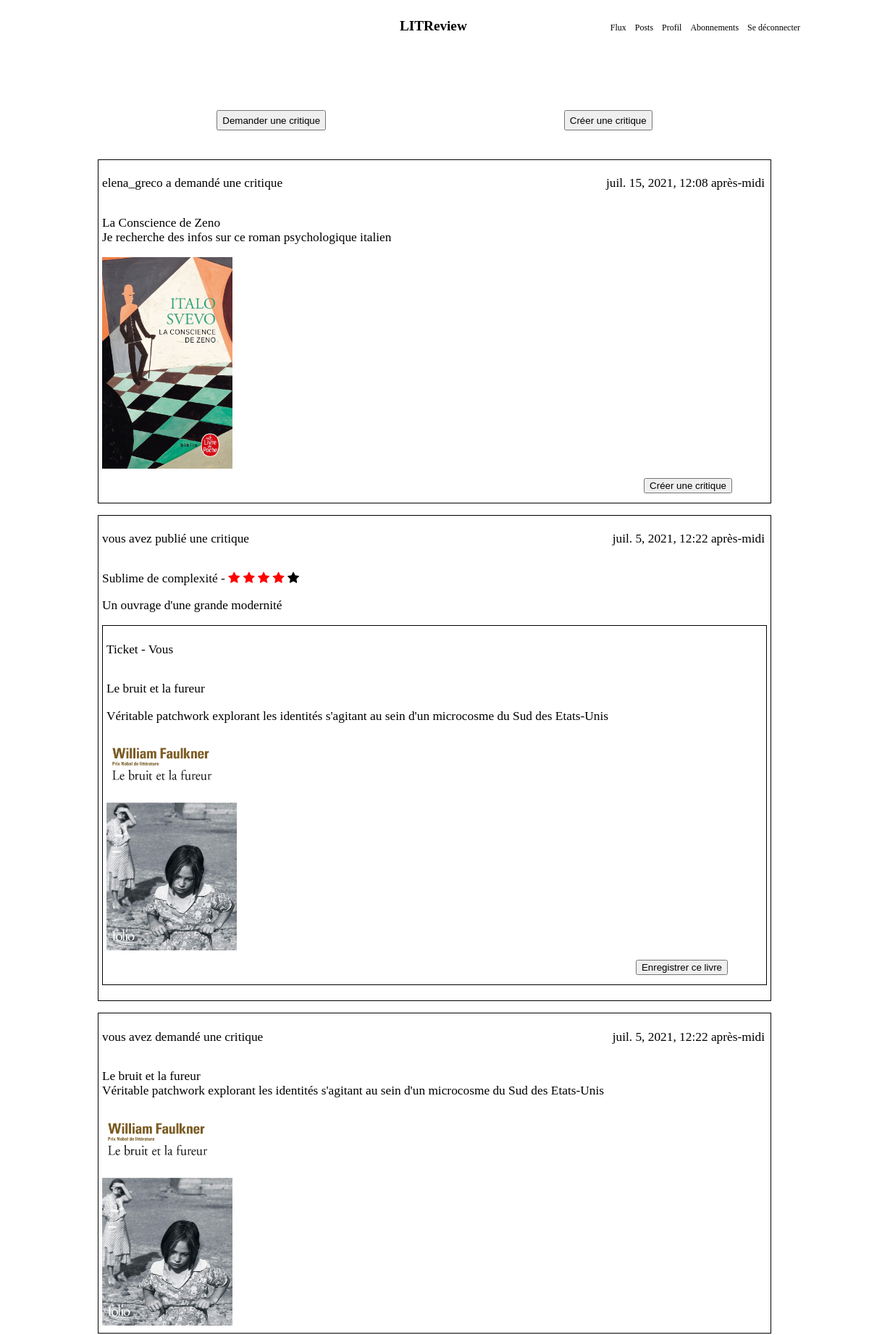
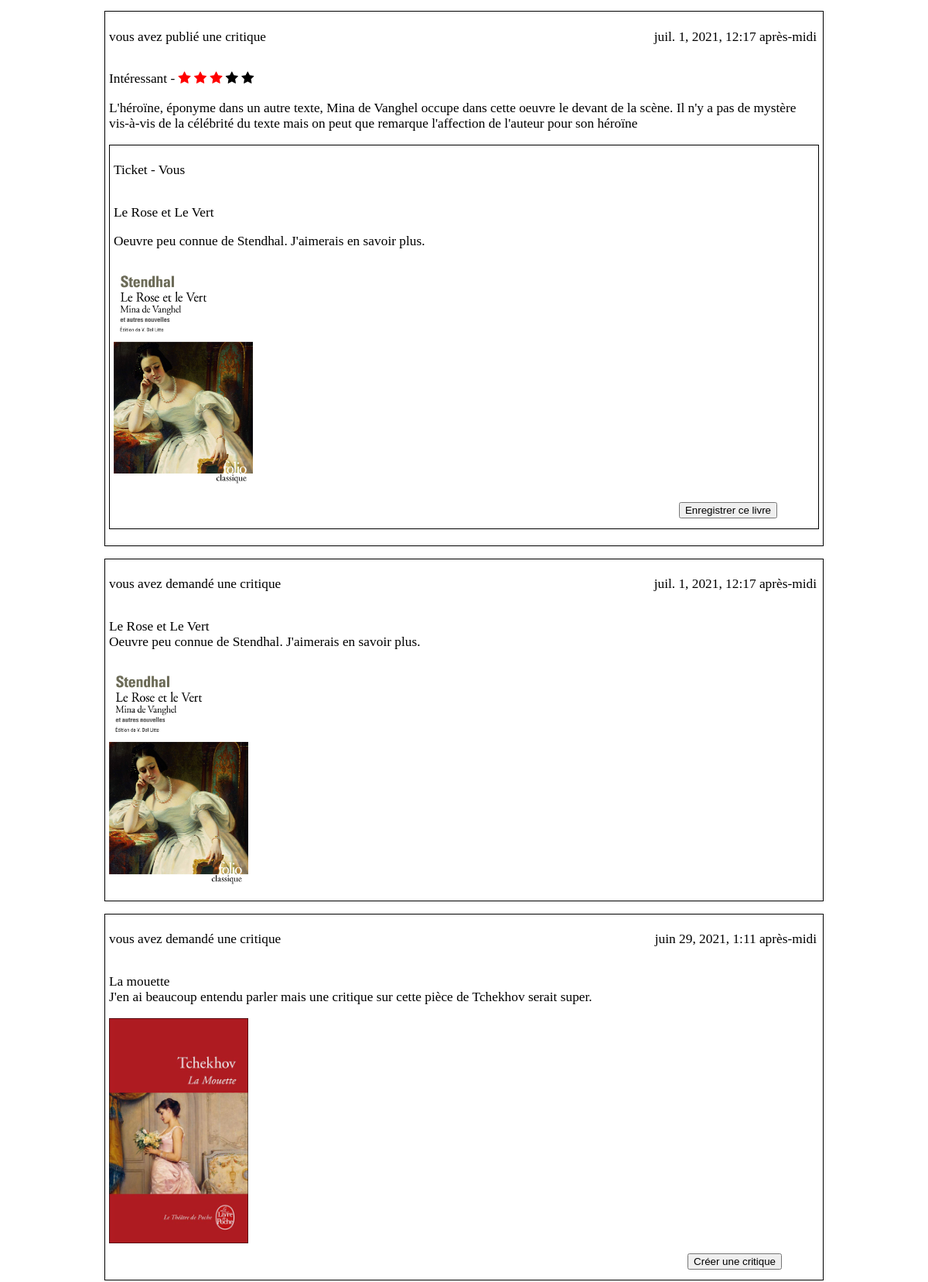
The page /flux/ (signed in, upper part) on the database its author committed (2 pictures, top to bottom).
### feed/models.py (models this page shows)
class Ticket(models.Model):
    title = models.CharField(max_length=128)
    description = models.TextField(max_length=2048, blank=True)
    user = models.ForeignKey(to=settings.AUTH_USER_MODEL, on_delete=models.CASCADE)
    image = models.ImageField(null=True, blank=True, upload_to="images/")
    time_created = models.DateTimeField(auto_now_add=True)

class Review(models.Model):
    ticket = models.ForeignKey(to=Ticket, on_delete=models.CASCADE)
    rating = models.PositiveSmallIntegerField(
        validators=[MinValueValidator(0), MaxValueValidator(5)]
    )
    headline = models.CharField(max_length=128)
    body = models.CharField(max_length=8192, blank=True)
    user = models.ForeignKey(to=settings.AUTH_USER_MODEL, on_delete=models.CASCADE)
    time_created = models.DateTimeField(auto_now_add=True)

### feed/views.py (the view, shortened to what this page needs)
# urls.py: path("flux/", include("feed.urls")),
@login_required
def feed(request):
    reviews = get_users_viewable_reviews(request)
    tickets = get_users_viewable_tickets(request)
    if tickets or reviews:
        reviews = reviews.annotate(content_type=Value("REVIEW", CharField()))
        tickets = tickets.annotate(content_type=Value("TICKET", CharField()))
        resolve_tickets = get_responded_tickets(request)
        wishlisted_reviews = get_wishlisted_reviews(request)
        posts = sorted(
            chain(tickets, reviews),
            key=lambda post: post.time_created,
            reverse=True,
        )
        return render(
            request,
            "feed/feed.html",
            {
                "posts": posts,
                "resolve_tickets": resolve_tickets,
                "range": range(5),
                "wishlisted_reviews": wishlisted_reviews
            },
        )

### feed/views.py (called while the page is built)
def get_following_users(request):
    following_users = []
    followings = UserFollow.objects.filter(followed_user=request.user)
    for following in followings:
        following_users.append(following.user)
    return following_users

def get_users_viewable_reviews(request):
    following_users = get_following_users(request)
    user_reviews = Review.objects.filter(user=request.user)
    following_user_reviews = Review.objects.filter(Q(user__in=following_users))
    reviews = user_reviews | following_user_reviews
    return reviews

def get_users_viewable_tickets(request):
    user_tickets = Ticket.objects.filter(user=request.user)
    following_users = get_following_users(request)
    following_user_tickets = Ticket.objects.filter(Q(user__in=following_users))
    tickets = user_tickets | following_user_tickets
    return tickets

def get_responded_tickets(request):
    reviews = get_users_viewable_reviews(request)
    resolve_tickets_id = []
    tickets_id = []
    for review in reviews:
        resolve_tickets = Ticket.objects.filter(
            id=review.ticket.id
            ).values_list(
                'pk', flat=True
                )
        resolve_tickets_id.append(resolve_tickets)
    for ticket_id in resolve_tickets_id:
        tickets_id.append(ticket_id[0])
    return tickets_id

def get_wishlisted_reviews(request):
    books = Book.objects.filter(user=request.user)
    wishlisted_reviews_id = []
    for book in books:
        wishlisted_reviews_id.append(book.ticket_id)
    return wishlisted_reviews_id

### templates/feed/feed.html (shortened to what this page needs)
{% extends '../navigation.html' %}
{% block feed %}
<head>
    {% load static %}
    <link rel="stylesheet" type="text/css" href="{% static 'feed/style.css' %}">
</head>
<div class="feed-segment">
    <div class="feed-buttons">
        <button onclick="window.location='creer-ticket'">Demander une critique</button>
        <button onclick="window.location='creer-critique'">Créer une critique</button>
    </div>
    <div class="post-segment">
    {% for post in posts %}
        {% if post.content_type == 'TICKET' %}
            {% include 'snippet/ticket_snippet.html' %}
        {% elif post.content_type == 'REVIEW' %}
            {% include 'snippet/review_snippet.html' %}
        {% endif %}
    {% endfor %}
    </div>
</div>
{% endblock %}

### templates/snippet/ticket_snippet.html
<!DOCTYPE html>
<html>
<head>
    {% load static %}
    <link rel="stylesheet" type="text/css" href="{% static 'snippet/style.css' %}">
</head>
<div class='ticket'>
	{% if post_view is True %}
		{% if post.user == request.user %}
			<p class="author-tag inline">vous avez publié un ticket</p>
		{% else %}
			<p class="author-tag inline">Ticket - {{ post.user }}</p>
		{% endif %}
		<p class="date-tag inline">{{ post.time_created }}</p>
		<p>{{ post.title }}</p>
		<p>{{ post.description }} <br>
		<img src="{{ MEDIA_URL }}{{ post.image }}"><br></p>
	{% else %}
		{% if post.user == request.user %}
			<p class="author-tag inline">vous avez demandé une critique</p>
		{% else %}
			<p class="author-tag inline">{{ post.user }} a demandé une critique</p>
		{% endif %}
		<p class="date-tag inline">{{ post.time_created }}</p>
		<p>{{ post.title }} <br>
		{{ post.description }}</p>
		<img src="{{ MEDIA_URL }}{{ post.image }}">
        {% if post.id not in resolve_tickets %}
            <div class="button-block">
                <button name="create_review_button" onclick="window.location='{% url 'respond-review' post.id %}'">Créer une critique</button>
            </div>
        {% endif %}
	{% endif %}
</div>
</html>

### templates/snippet/review_snippet.html
<!DOCTYPE html>
<html>
<head>
{% load static %}
<link rel="stylesheet" type="text/css" href="{% static 'snippet/style.css' %}">
<link rel="stylesheet" href="https://cdnjs.cloudflare.com/ajax/libs/font-awesome/4.7.0/css/font-awesome.min.css">
</head>
<div class='review'>
	{% if post.user == request.user %}
		<p class="author-tag inline">vous avez publié une critique</p>
	{% else %}
		<p class="author-tag inline">{{ post.user }} a publié une critique</p>
	{% endif %}
	<p class="date-tag inline">{{post.time_created}}</p>
	<p>{{ post.headline}} -
		{% for n in range %}
			{% if n < post.rating %}
				<span class="fa fa-star checked"></span>
			{% else %}
				<span class="fa fa-star"></span>
			{% endif %}
		{% endfor %}
	</p>
	<p>{{ post.body }}</p>
	<div class="ticket">
		{% if post.ticket.user == request.user %}
			<p class="author-tag inline">Ticket - Vous</p>
		{% else %}
			<p class="author-tag inline">Ticket - {{ post.ticket.user }}</p>
		{% endif %}
		<p>{{ post.ticket.title }}</p>
		<p>{{ post.ticket.description }}</p>
		<img src="{{ MEDIA_URL }}{{ post.ticket.image }}"><br>
		{% if post.ticket.id not in wishlisted_reviews %}
			<div class="button-block">
            	<button name="create_book_button" onclick="window.location='{% url 'wishlist' post.ticket.id %}'">Enregistrer ce livre</button>
        	</div>
        {% endif %}
	</div>
</div>
</html>

### static/style.css (style rules this page uses)
body, html { margin: 0; color: black; font-size: 13pt; font-family: 'montserrat'; }

### static/feed/style.css (style rules this page uses)
.feed-segment, .posts-segment { display: flex; flex-direction: column; justify-content: center; margin-top: 10vh; margin-right: 10vw; margin-left: 10vw; padding-left: 15px; padding-right: 15px; }
.feed-buttons { display: flex; justify-content: space-around; min-height: 3.5vh; margin-bottom: 3vh; }
.input-submit, .button-block { text-align: right; }
.form-content, .input-submit, .button-block { padding-bottom: 1vh; padding-right: 4vw; padding-left: 4vw; padding-top: 1vh; }
img { width: 15vw; height: auto; }

### static/snippet/style.css (style rules this page uses)
.ticket, .review { border: black solid 1px; padding: 5px; margin-top: 2vh; margin-bottom: 2vh; }
.inline { display: inline-block; vertical-align: top; }
.date-tag { position: relative; float: right; margin-right: 3px; }
.checked { color: red; }

### rows shown on the page
Ticket: user "elena_greco", time_created "juil. 15, 2021, 12:08 après-midi", title "La Conscience de Zeno", description "Je recherche des infos sur ce roman psychologique italien", image (picture), shows "Créer une critique"
Review: shows "vous avez publié une critique", time_created "juil. 5, 2021, 12:22 après-midi", headline "Sublime de complexité", rating 4 (drawn), body "Un ouvrage d'une grande modernité", shows "Ticket - Vous", ticket "Le bruit et la fureur", ticket.description "Véritable patchwork explorant les identités s'agitant au sein d'un microcosme du Sud des Etats-Unis", ticket.image (picture), shows "Enregistrer ce livre"
Ticket: shows "vous avez demandé une critique", time_created "juil. 5, 2021, 12:22 après-midi", title "Le bruit et la fureur", description "Véritable patchwork explorant les identités s'agitant au sein d'un microcosme du Sud des Etats-Unis", image (picture)
Review: shows "vous avez publié une critique", time_created "juil. 1, 2021, 12:17 après-midi", headline "Intéressant", rating 3 (drawn), body "L'héroïne, éponyme dans un autre texte, Mina de Vanghel occupe dans cette oeuvre le devant de la scène. Il n'y a pas de mystère vis-à-vis de la célébrité du texte mais on peut que remarque l'affection de l'auteur pour son héroïne", shows "Ticket - Vous", ticket "Le Rose et Le Vert", ticket.description "Oeuvre peu connue de Stendhal. J'aimerais en savoir plus.", ticket.image (picture), shows "Enregistrer ce livre"
Ticket: shows "vous avez demandé une critique", time_created "juil. 1, 2021, 12:17 après-midi", title "Le Rose et Le Vert", description "Oeuvre peu connue de Stendhal. J'aimerais en savoir plus.", image (picture)
Ticket: shows "vous avez demandé une critique", time_created "juin 29, 2021, 1:11 après-midi", title "La mouette", description "J'en ai beaucoup entendu parler mais une critique sur cette pièce de Tchekhov serait super.", image (picture), shows "Créer une critique"
